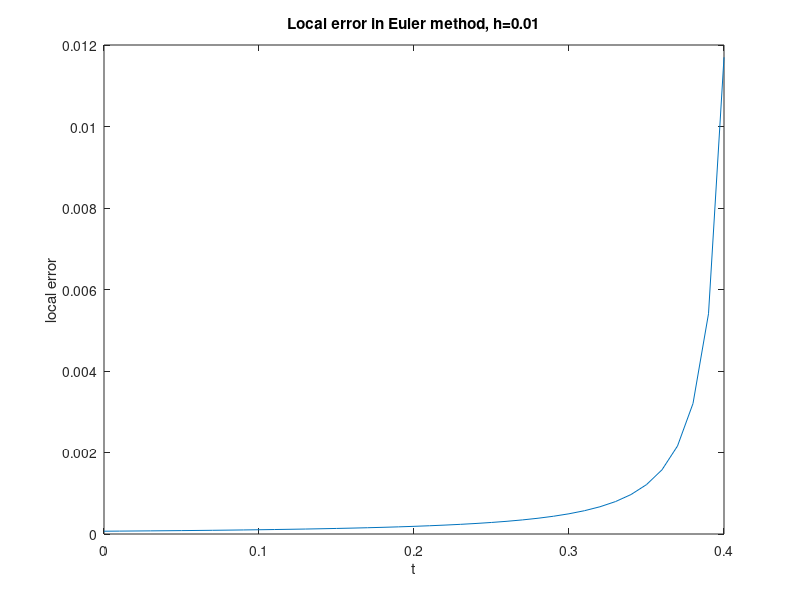
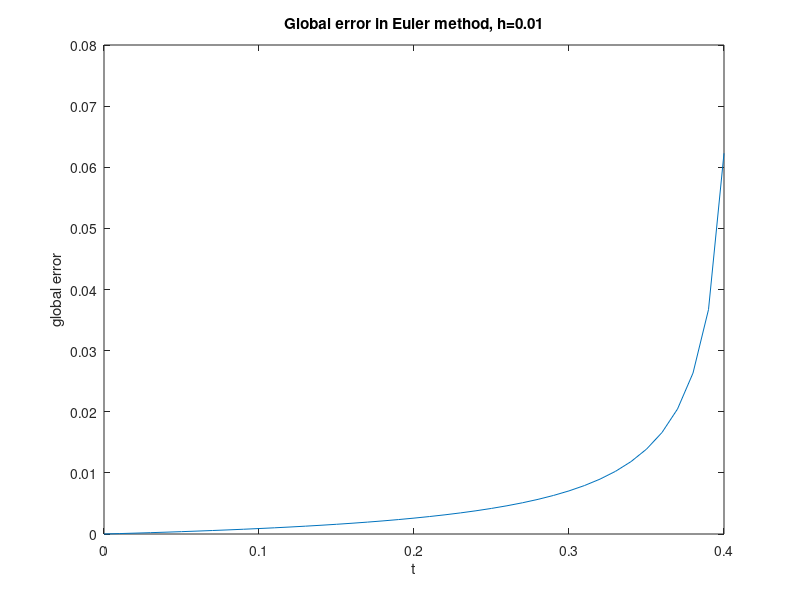
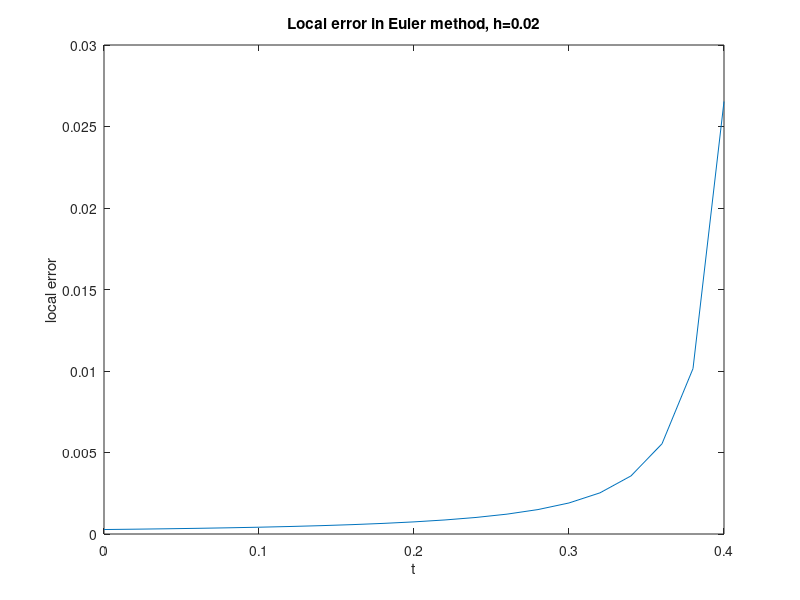
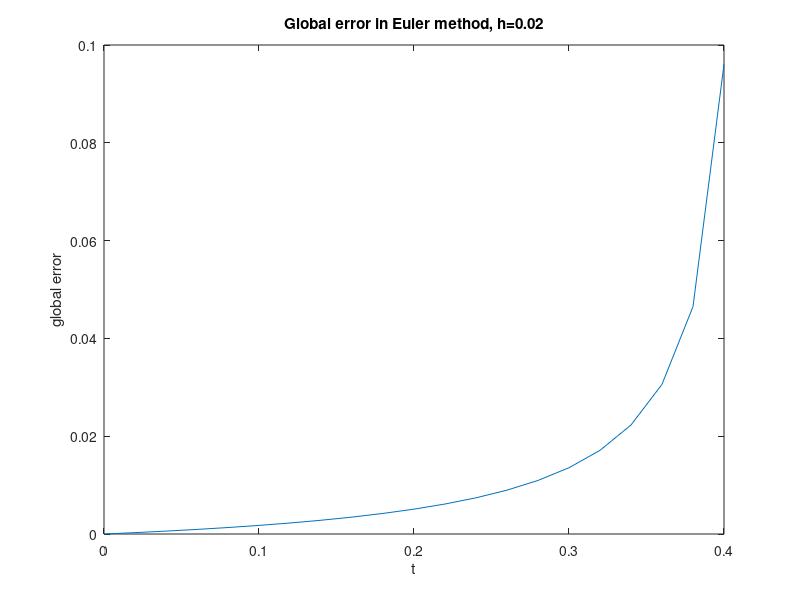

Recreate these plots in MATLAB, in order.
clear all
k=1;
for h=[0.0025,0.005,0.01,0.02,0.04,0.08]
    %set initial conditions
    x(1)=0.1;
    ge(1)=0;
    fu(1)=10/9;
    dfu(1)=100/81;
    i=2;
    %calculate values at each point
    for t=h:h:0.4
        x(i)=x(i-1)+h*(1/(1-x(i-1)));
        fu(i)=1/(1-x(i));
        dfu(i)=1/((x(i)-1)^2);
        ge(i)=abs((1-sqrt(0.81-2*t))-x(i));
        i=i+1;
    end
    %calculate local error
    le=abs((h^2)*(1/2)*(fu.*dfu));
    %take end point of global and local errors to find scaling for h
    lex(k)=le(end);
    gex(k)=ge(end);
    k=k+1;
    %plot for h=0.01 & h=0.02
    if h==0.01||h==0.02
        plot(0:h:0.4,le)
        title(['Local error in Euler method, h=',num2str(h)])
        xlabel('t')
        ylabel('local error')
        print('-dpng',['euler_le_h_',num2str(h),'.png'])
        clf
        plot(0:h:0.4,ge)
        title(['Global error in Euler method, h=',num2str(h)])
        xlabel('t')
        ylabel('global error')
        print('-dpng',['euler_ge_h_',num2str(h),'.png'])
    end
    clf
    clear x ge fu dfu i le
end
%plot local/global errors against h
plot([0.0025,0.005,0.01,0.02,0.04,0.08],lex,'r')
title('local error for Euler Method for changing h')
xlabel('h')
ylabel('local error')
print('-dpng',['euler_le_scaling','.png']);
clf
plot([0.0025,0.005,0.01,0.02,0.04,0.08],gex,'r')
title('global error for Euler Method for changing h')
xlabel('h')
ylabel('global error')
print('-dpng',['euler_ge_scaling','.png']);
clf
loglog([0.0025,0.005,0.01,0.02,0.04,0.08],gex,'r')
title('ln global error for Euler Method for changing h')
xlabel('ln h')
ylabel('ln global error')
print('-dpng',['euler_ln_ge_scaling','.png']);